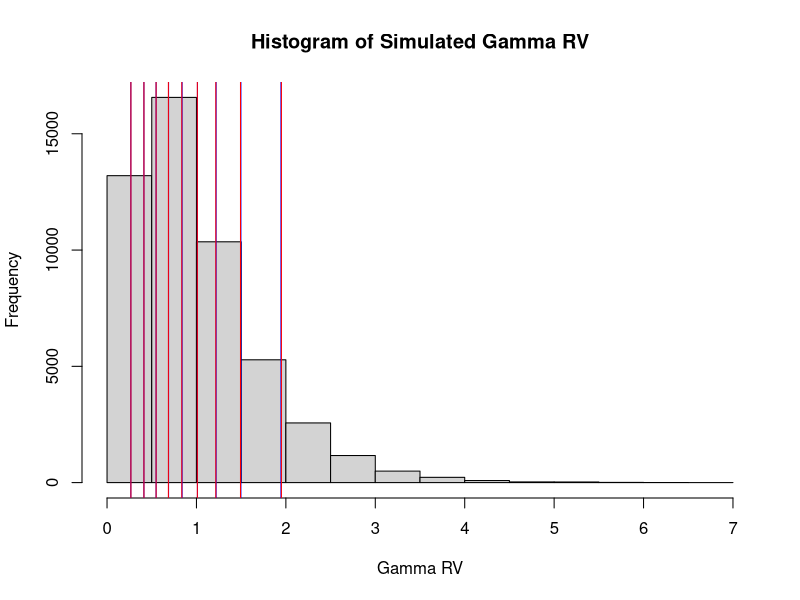
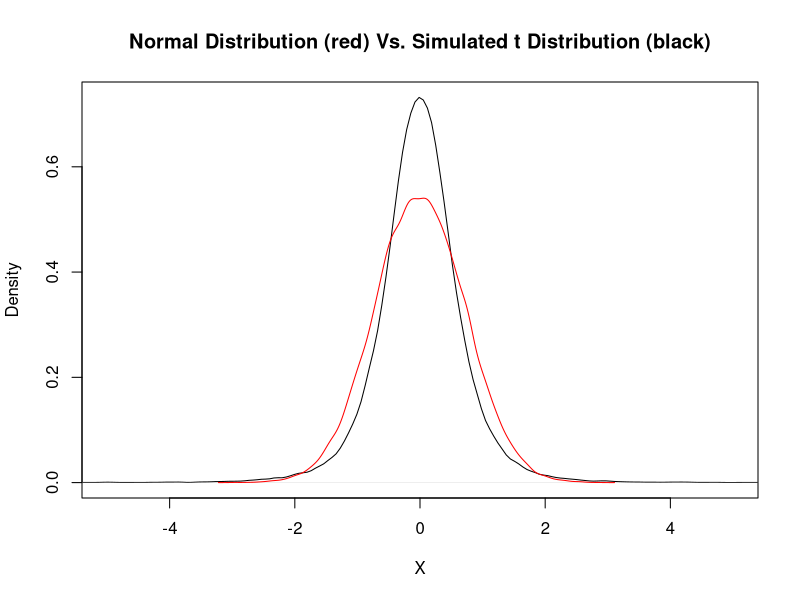
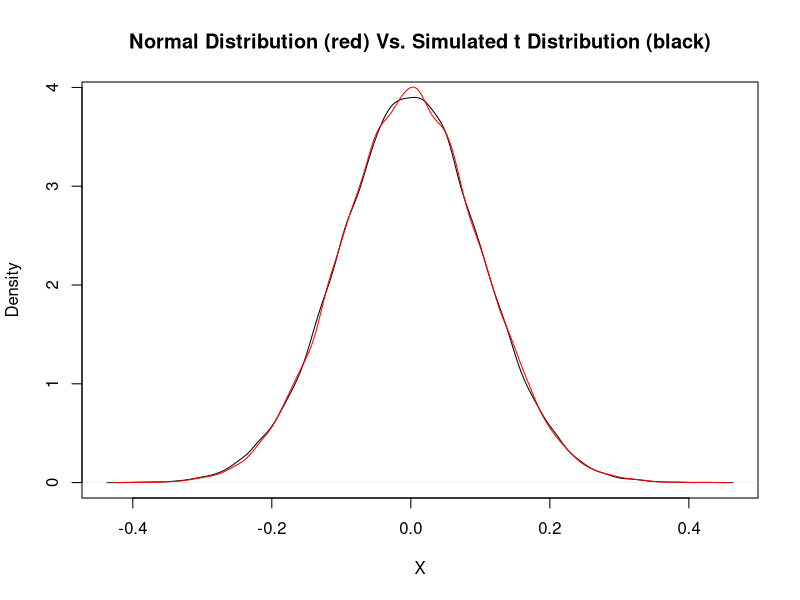

Recreate these plots in R, in order.
## ---- chunk 1
knitr::opts_chunk$set(echo = TRUE)
## ---- chunk 2
n <- 50000
U <- runif(n)
gamma.rv <- qgamma(p = U, rate = 2, shape = 2)
gamma.rv.quants <- quantile(gamma.rv, probs = (1:9)/10)

hist(gamma.rv, main = "Histogram of Simulated Gamma RV", xlab = "Gamma RV")
abline(v = qgamma((1:9)/10, rate = 2, shape = 2), col = "blue")
abline(v = gamma.rv.quants, col = "red")
## ---- chunk 3
Y <- rep(NA, 50000)
X <- rep(NA, 50000)

for(i in 1:50000){
  X[i] <- rchisq(1, df = 4)
  Y[i] <- rnorm(1, mean = 0, sd = sqrt(1/X[i]))
}
## ---- chunk 4
my.dens <- density(Y)
norm.dens <- density(rnorm(50000, sd = sd(Y)))
plot(my.dens, xlim = c(-5,5), main = "Normal Distribution (red) Vs. Simulated t Distribution (black)", xlab = "X")
lines(norm.dens, col = "red")
## ---- chunk 5
Y <- rep(NA, 50000)
X <- rep(NA, 50000)

for(i in 1:50000){
  X[i] <- rchisq(1, df = 100)
  Y[i] <- rnorm(1, mean = 0, sd = sqrt(1/X[i]))
}
## ---- chunk 6
my.dens <- density(Y)
norm.dens <- density(rnorm(50000, sd = sd(Y)))
plot(my.dens, main = "Normal Distribution (red) Vs. Simulated t Distribution (black)", xlab = "X")
lines(norm.dens, col = "red")
## ---- chunk 7
mus <- c(1,2,0)
sigma <- matrix(c(1,.2,.3,.2,1.2,.1,.3,.1,2), nrow = 3, ncol = 3)

vX2.gX1 <- 1.2*(1 - (.2/sqrt(1.2))^2)
vX3.gX1X2 <- 2*(1 - (.1/sqrt(2.4))^2)*(1 - (.3/sqrt(2))^2)
## ---- chunk 8
X1 <- rep(NA,30000)
X2 <- rep(NA,30000)
X3 <- rep(NA,30000)

set.seed(53)
for(i in 1:30000){
  X1[i] <- rnorm(1, mean = 1, sd = 1)
  X2[i] <- rnorm(1, mean = (2 + .2*(X1[i] - 1)), sd = sqrt(vX2.gX1))
  X3[i] <- rnorm(1, mean = (.3*(X1[i] - 1) + (.1/1.2)*(X2[i] - 2)), sd = sqrt(vX3.gX1X2))
}
  
means.sampled <- c(mean(X1), mean(X2), mean(X3))
means.sampled
mus
  
sigma.sampled <- matrix(nrow = 3, ncol = 3)
sigma.sampled[1,1] <- var(X1)
sigma.sampled[2,2] <- var(X2)
sigma.sampled[3,3] <- var(X3)
sigma.sampled[1,2] <- cov(X1,X2)
sigma.sampled[2,1] <- sigma.sampled[1,2]
sigma.sampled[1,3] <- cov(X1,X3)
sigma.sampled[3,1] <- sigma.sampled[1,3]
sigma.sampled[2,3] <- cov(X2,X3)
sigma.sampled[3,2] <- cov(X3,X2)
sigma.sampled
sigma
